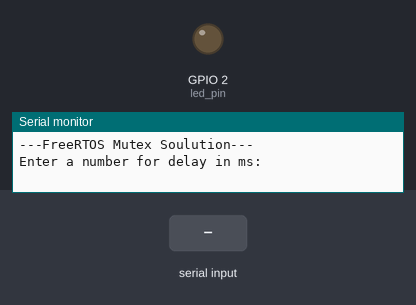
The sketch below on a simulated ESP32. Parts: output pins drawn as LEDs (lit = HIGH), the last lines printed to the serial monitor. Dashed ring = blinking. Inputs (shaded band) come from the test bench.

Above: at 1.8 s.
1.9 s: "90,45\n" received over Serial
At 6.8 s:
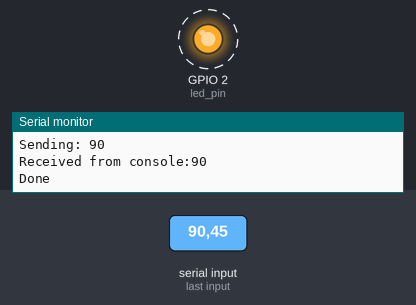
Timing chart, 0 to 10.9 s (numbered marks = the images above; inputs shaded):
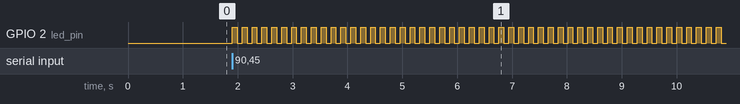

Measured:
- after the input at 1.9 s, GPIO 2 (led_pin): alternates HIGH for 0.09 s and LOW for 0.09 s, starting at once

The sketch:

06_ex2_stackarg_pass_protct_mutex.ino
```cpp
/*
 * if you pass a local variable, there is a very good chance
 * that the calling function will end  and variable will go out of scope
 * before the newly created task gets a chance to copy it into its own local
 * variable
*/
#if CONFIG_FREERTOS_UNICORE
  static const BaseType_t app_cpu = 0;
#else
  static const BaseType_t app_cpu = 1;
#endif
//Globals
static const int led_pin = LED_BUILTIN;
static SemaphoreHandle_t mutex;
//*********************************************************
//Tasks

//Task blink led task on rate passed by parameter
void blinkLED(void *parameters) {
  int num = *(int*)parameters;
  xSemaphoreGive(mutex);
  //Print the parameter
  Serial.print("Received from console:");
  Serial.println(num);

  //Configure LED pin
  pinMode(led_pin, OUTPUT);
  while(1) {
    digitalWrite(led_pin, HIGH);
    vTaskDelay(num / portTICK_PERIOD_MS);
    digitalWrite(led_pin, LOW);
    vTaskDelay(num / portTICK_PERIOD_MS);
  }
}
void setup() {
  long int delay_arg;

  //Configure serial
  Serial.begin(115200);
  //Wait a moment to connect to console
  vTaskDelay(1000/portTICK_PERIOD_MS);
  Serial.println();
  Serial.println("---FreeRTOS Mutex Soulution---");
  Serial.println("Enter a number for delay in ms:");

  //Wait for input from serial
  while (Serial.available() <= 0);

  //Read integer value

  delay_arg = Serial.parseInt();
  Serial.print("Sending: ");
  Serial.println(delay_arg);

  //Create mutex
  mutex = xSemaphoreCreateMutex();

  // Take the mutex
  xSemaphoreTake(mutex, portMAX_DELAY);

  //Start Task 1
  xTaskCreatePinnedToCore(blinkLED,
                          "Blink LED",
                          1024,
                          (void *)&delay_arg,
                          1,
                          NULL,
                          app_cpu);

   // Do nothing until mutex has been returned (maximum delay)
   xSemaphoreTake(mutex, portMAX_DELAY);

  //Show that we accomplished our task of passing the stack-based argument
  Serial.println("Done");
}

void loop() {
  // put your main code here, to run repeatedly:
    vTaskDelay(1000/portTICK_PERIOD_MS);
}
```
